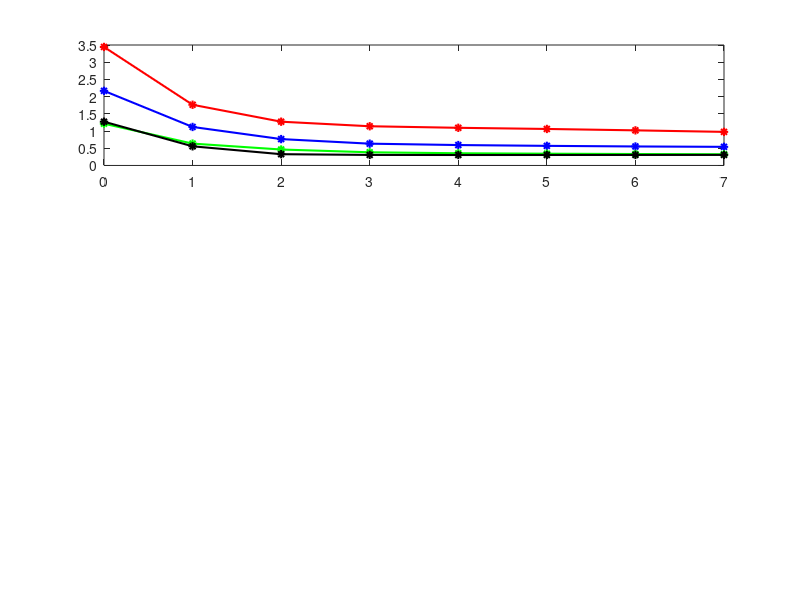

The MATLAB script that drew this image: (Note: this script raises an error after producing the figure.)
% plot2desterror
clear;close all;
reg=4;
if reg==2 %%% p=0.5
    rmstime=[3.14,1.52, 1.05 , 0.85 ,0.79,0.76,0.75,0.74 ;
        1.84,0.87,0.52,0.41,0.37,0.38 ,0.37,0.38;
        1.66,0.65, 0.35,0.32,0.33, 0.32 , 0.38, 0.32;
        1.71,0.53,0.36,0.33,0.33,0.33,0.33,0.33;
        1.28,0.42,0.29,0.26,0.26,0.26,0.26,0.26];
rms=[2.70,1.45 , 0.84,0.57,0.52,0.52,0.52 ,0.52 ;
    1.87,0.88,0.42,0.28,0.26,0.26,0.26,0.26 ;
    1.47, 0.59,0.26,0.19,0.19 ,0.19 ,0.22,0.19;
    1.26,0.46,0.22,0.16,0.16,0.16,0.16,0.16;
    1.28,0.47,0.23,0.16,0.16,0.16,0.16,0.16];
cc=[ 0.21,0.37, 0.67,0.86,0.90,0.90,0.91,0.91;
    0.35,0.67,0.91, 0.96, 0.97, 0.97, 0.97, 0.97;
    0.43,0.83,0.97,0.98,0.98,0.98,0.98,0.98;
    0.55,0.89,0.98,0.99,0.99,0.99,0.99,0.99;
    0.57,0.89,0.97,0.99,0.99,0.99,0.99,0.99];
elseif reg==1
 rmstime=[2.99,1.2,0.76,0.63,0.6,0.60,0.60,0.60;
     2.02,0.68 ,0.41 ,0.32,0.29 ,0.28,0.27,0.26;
     1.63 ,0.57,0.31,0.25,0.25,0.25,0.24,0.23;
     1.33,0.46 ,0.25,0.19 ,0.17 ,0.17 ,0.17,0.17;
     1.01,0.40,0.20,0.17,0.17,0.17,0.17,0.17];
 rms=[2.63,1.39,0.84,0.63,0.61,0.61,0.61,0.61;
     3.09,1.39,0.70 ,0.46,0.42,0.41,0.40,0.39;
      2.75,1.22,0.57,0.37 ,0.35,0.35,0.34,0.33;
      2.22,0.99,0.46,0.3,.27,.27,.27,.27;
      1.48,0.65,0.29,0.21,0.20,0.20,0.20,0.20];
 cc=[0.17,0.33,0.81,0.83,0.84,0.84,0.84,0.84;
     0.26,0.45,0.77,0.91,.93,.93,0.94, 0.94;
     0.32,0.56,0.85,0.94, 0.95, 0.95, 0.95, 0.95;
     0.42,0.69,0.91,0.97,0.98,0.98,0.98,0.98;
     0.51,0.82,0.96,0.98,0.98,0.98,0.98,0.98];
elseif reg==3
     rmstime=[6.3846    5.3399    5.1198    5.5672    6.0070    6.2396    6.3678    6.4636;
         6.3237    5.1646    4.8008    4.9938    5.3187    5.5539    5.6636    5.6714;
         5.3044    3.5715    2.9301    2.5806    2.3725    2.2135    2.0984    2.0351;
         4.4253    1.9198    0.9460    0.8380    0.8383    0.8411       0.8411 0.8411];
      rms=[1.2029    0.8876    0.7283    0.7324    0.7897    0.8247    0.8450    0.8607;
          1.0536    0.7132    0.5762    0.5647    0.5945    0.6197    0.6317    0.6315;
           0.7873    0.4905    0.3737    0.3173    0.2897    0.2710    0.2582    0.2515;
           0.6565    0.2936    0.1374    0.1136    0.1124    0.1127     0.1127   0.1127];
      cc=[ 0.1906    0.4976    0.6305    0.6392    0.6284    0.6217    0.6176    0.6143;
          0.3475    0.6850    0.7808    0.7900    0.7788    0.7692    0.7647    0.7650;
          0.5905    0.8494    0.9045    0.9262    0.9372    0.9450    0.9501    0.9528;
          0.7184    0.9528    0.9895    0.9922    0.9921    0.9921     0.9921     0.9921];
else
rmstime=[ 3.4433    1.7636    1.2715    1.1392    1.0940    1.0605    1.0201    0.9758;
    2.1678    1.1189    0.7662    0.6330    0.5930    0.5695    0.5519    0.5409;
    1.2139    0.6350    0.4634    0.3826    0.3545    0.3420    0.3323    0.3255;
    1.2715    0.5566    0.3273    0.3062    0.3038    0.3046    0.3057    0.3066];
rms=[1.2098    0.6987    0.5413    0.4979    0.4821    0.4682    0.4482    0.4243;
    0.6280    0.3560    0.2474    0.2052    0.1923    0.1834    0.1766    0.1724 ;
    0.3040    0.1675    0.1231    0.1019    0.0944    0.0908    0.0878    0.0858;
     0.4424    0.1883    0.1054    0.1001    0.0999    0.1002    0.1006    0.1009];
 cc=[0.5302    0.7778    0.8492    0.8670    0.8745    0.8821    0.8939    0.9080;
     0.7993    0.9251    0.9618    0.9732    0.9765    0.9787    0.9804    0.9815;
     0.9520    0.9837    0.9907    0.9937    0.9947    0.9952    0.9955    0.9958;
     0.8795    0.9804    0.9938    0.9941    0.9940    0.9940    0.9939    0.9939];
end
% return
length=size(cc,2);range=0:length-1;range2=1:length;
subplot(3,1,1)
plot(range,rmstime(1,range2),'-*r','linewidth',1.5);hold on;
plot(range,rmstime(2,range2),'-*b','linewidth',1.5);hold on;
plot(range,rmstime(3,range2),'-*green','linewidth',1.5);hold on;
plot(range,rmstime(4,range2),'-*k','linewidth',1.5);hold on;
if reg==1 || reg==2
plot(range,rmstime(5,range2),'-*c','linewidth',1.5);hold on;
end
% plot(range,rms(6,range2),'-*y','linewidth',1.5);hold on;
setgca(16)
% lgnd=legend('Exact','Estimation');
% set(lgnd,'FontSize',14);
title('Mean RMS of velocity over time','FontSize',14);
xlim([min(range),max(range)])



subplot(3,1,2)
plot(range,rms(1,range2),'-*r','linewidth',1.5);hold on;
plot(range,rms(2,range2),'-*b','linewidth',1.5);hold on;
plot(range,rms(3,range2),'-*green','linewidth',1.5);hold on;
plot(range,rms(4,range2),'-*k','linewidth',1.5);hold on;
if reg==1 || reg==2
plot(range,rms(5,range2),'-*c','linewidth',1.5);hold on;
end
% plot(range,rms(6,range2),'-*y','linewidth',1.5);hold on;
setgca(16)
% lgnd=legend('Exact','Estimation');
% set(lgnd,'FontSize',14);
title('Mean RMS of velocity over fixed point','FontSize',14);
xlim([min(range),max(range)])

subplot(3,1,3)
plot(range,cc(1,range2),'-*r','linewidth',1.5);hold on;
plot(range,cc(2,range2),'-*b','linewidth',1.5);hold on;
plot(range,cc(3,range2),'-*green','linewidth',1.5);hold on;
plot(range,cc(4,range2),'-*k','linewidth',1.5);hold on;
if reg==1 || reg==2
plot(range,cc(5,range2),'-*c','linewidth',1.5);hold on;
end
% plot(range,cc(6,range2),'-*y','linewidth',1.5);hold on;
setgca(16)
if reg==1 || reg==2
lgnd=legend('L=12','L=24','L=36','L=48','L=60');
else
 lgnd=legend('L=2','L=6','L=12','L=24');   
end
set(lgnd,'FontSize',12);
title('Mean CC of velocity over fixed point','FontSize',14);
xlim([min(range),max(range)])
xlabel('Iteration','FontSize',16);